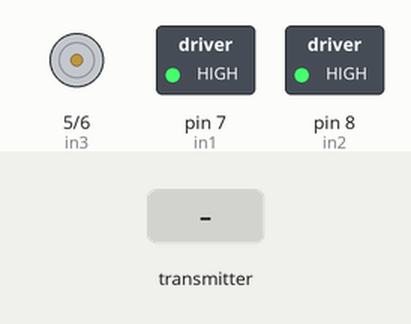
Simulated run of this sketch. Board: Arduino Uno, built with avr-gcc and run on an emulated ATmega328P. On the bench: motor-driver pin pairs drawn as motors (green arrow = first pin HIGH = forward, orange = second pin HIGH = backward, longer = more drive), switched loads named in the sketch (green lamp = pin HIGH). The test bench sets the inputs (shaded band). No radio packets arrive unless stated.

Above: at 1.2 s.
1.3 s: the transmitter starts sending j1PotY = 0
At 1.9 s:
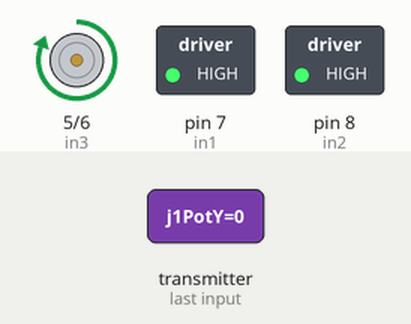
2.8 s: the transmitter starts sending j1PotY = 64
At 4.0 s:
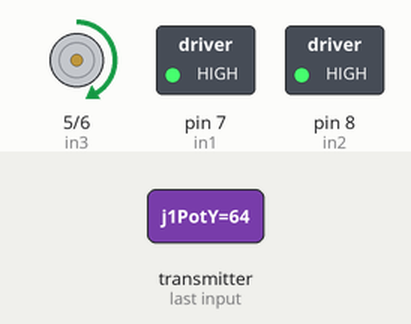
4.3 s: the transmitter starts sending j1PotY = 0
At 5.4 s:
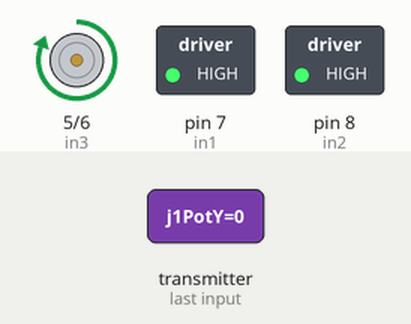
Timing chart, 0 to 7.3 s (numbered marks = the images above; inputs shaded):
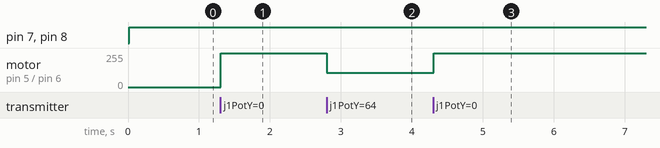

The sketch:

reccode.ino
```cpp
#include <SPI.h>
#include <nRF24L01.h>
#include <RF24.h>
#define in3 5  // D5 - CH2 - PWM output
#define in4 6  // D6 - CH3 - PWM output
#define in1 7  // D7 - CH4
#define in2 8  // D8 - CH5
RF24 radio(3, 2);   // nRF24L01 (CE, CSN)
const byte address[6] = "00001";
unsigned long lastReceiveTime = 0;
unsigned long currentTime = 0;
// Max size of this struct is 32 bytes
struct Data_Package {
  byte j1PotX;
  byte j1PotY;
  byte j1Button;
  byte j2PotX;
  byte j2PotY;
  byte j2Button;
  byte pot1;
  byte pot2;
  byte tSwitch1;
  byte tSwitch2;
  byte button1;
  byte button2;
  byte button3;
  byte button4;
};
Data_Package data; //Create a variable with the above structure
int  steering, throttle;
int motorSpeedA = 0;
int motorSpeedB = 0;
void setup() {
  pinMode(in1, OUTPUT);
  pinMode(in2, OUTPUT);
  pinMode(in3, OUTPUT);
  pinMode(in4, OUTPUT);
  Serial.begin(9600);
  radio.begin();
  radio.openReadingPipe(0, address);
  radio.setAutoAck(false);
  radio.setDataRate(RF24_250KBPS);
  radio.setPALevel(RF24_PA_LOW);
  radio.startListening(); //  Set the module as receiver
  resetData();
}
void loop() {
  // Check whether we keep receving data, or we have a connection between the two modules
  currentTime = millis();
  if ( currentTime - lastReceiveTime > 1000 ) { // If current time is more then 1 second since we have recived the last data, that means we have lost connection
    resetData(); // If connection is lost, reset the data. It prevents unwanted behavior, for example if a drone jas a throttle up, if we lose connection it can keep flying away if we dont reset the function
  }
  // Check whether there is data to be received
  if (radio.available()) {
    radio.read(&data, sizeof(Data_Package)); // Read the whole data and store it into the 'data' structure
    lastReceiveTime = millis(); // At this moment we have received the data
  }
  // Parse the data from the Joystic 1 to the steering and throttle variables
  steering = data.j2PotX;
  throttle = data.j1PotY;
// Throttle used for forward and backward control
  if (throttle < 110) {
    // Convert the declining throttle readings for going backward from 110 to 0 into 0 to 255 value for the PWM signal for increasing the motor speed
    motorSpeedB = map(throttle, 110, 0, 0, 255);
    // Set Motor B backward
    analogWrite(in3, motorSpeedB);
    digitalWrite(in4, LOW);
  }
  else if (throttle > 140) {
    // Convert the increasing throttle readings for going forward from 140 to 255 into 0 to 255 value for the PWM signal for increasing the motor speed
    motorSpeedB = map(throttle, 140, 255, 0, 255);
    // Set Motor B forward
    digitalWrite(in3, LOW);
    analogWrite(in4, motorSpeedB);
  }
  // If joystick stays in middle the motors are not moving
  else {
    digitalWrite(in3, HIGH);
    digitalWrite(in4, HIGH);
  }

// steering used for left and right control
  if (steering < 110) {
    digitalWrite(in1, HIGH);
    digitalWrite(in2, LOW);
  }
  if (steering > 140) {
    digitalWrite(in1, LOW);
    digitalWrite(in2, HIGH);
  }
  // If joystick stays in middle the motors are not moving
  else {
    digitalWrite(in1, HIGH);
    digitalWrite(in2, HIGH);
  }
}
void resetData() {
  // Reset the values when there is no radio connection - Set initial default values
  data.j1PotX = 127;
  data.j1PotY = 127;
  data.j2PotX = 127;
  data.j2PotY = 127;
  data.j1Button = 1;
  data.j2Button = 1;
  data.pot1 = 1;
  data.pot2 = 1;
  data.tSwitch1 = 1;
  data.tSwitch2 = 1;
  data.button1 = 1;
  data.button2 = 1;
  data.button3 = 1;
  data.button4 = 1;
}
```

Measured:
- after the input at 1.3 s, motor on pin 5 (in3) / pin 6 (in4): stopped → forward 255/255 at once
- after the input at 2.8 s, motor on pin 5 (in3) / pin 6 (in4): forward 255/255 → forward 106/255 at once
- after the input at 4.3 s, motor on pin 5 (in3) / pin 6 (in4): forward 106/255 → forward 255/255 at once
